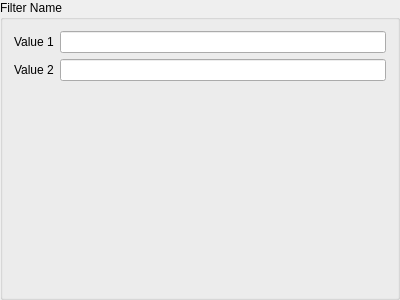
<?xml version="1.0" encoding="UTF-8"?>
<ui version="4.0">
 <class>Form</class>
 <widget class="QGroupBox" name="Form">
  <property name="geometry">
   <rect>
    <x>0</x>
    <y>0</y>
    <width>400</width>
    <height>300</height>
   </rect>
  </property>
  <property name="font">
   <font>
    <weight>50</weight>
    <bold>false</bold>
   </font>
  </property>
  <property name="windowTitle">
   <string>Form</string>
  </property>
  <property name="title">
   <string>Filter Name</string>
  </property>
  <layout class="QFormLayout" name="formLayout">
   <property name="sizeConstraint">
    <enum>QLayout::SetDefaultConstraint</enum>
   </property>
   <property name="fieldGrowthPolicy">
    <enum>QFormLayout::AllNonFixedFieldsGrow</enum>
   </property>
   <item row="1" column="0">
    <widget class="QLabel" name="value1Label">
     <property name="text">
      <string>Value 1</string>
     </property>
    </widget>
   </item>
   <item row="1" column="1">
    <widget class="QLineEdit" name="value1">
     <property name="sizePolicy">
      <sizepolicy hsizetype="Preferred" vsizetype="Fixed">
       <horstretch>0</horstretch>
       <verstretch>0</verstretch>
      </sizepolicy>
     </property>
    </widget>
   </item>
   <item row="2" column="0">
    <widget class="QLabel" name="value2Label">
     <property name="text">
      <string>Value 2</string>
     </property>
    </widget>
   </item>
   <item row="2" column="1">
    <widget class="QLineEdit" name="value2">
     <property name="sizePolicy">
      <sizepolicy hsizetype="Preferred" vsizetype="Fixed">
       <horstretch>0</horstretch>
       <verstretch>0</verstretch>
      </sizepolicy>
     </property>
    </widget>
   </item>
  </layout>
 </widget>
 <resources/>
 <connections/>
</ui>
